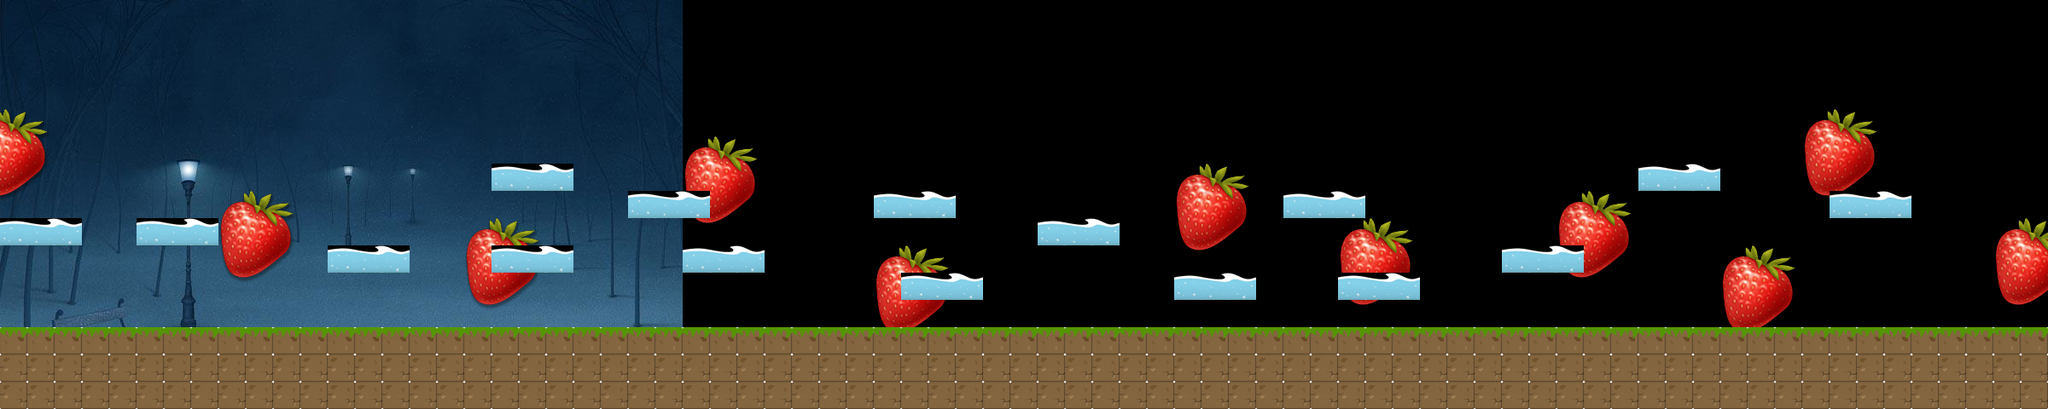

This game map was drawn from its Tiled (.tmx) file and the tilesets committed beside it. A one-line description and the trimmed map source follow:
An orthogonal 75x15 tile map with 32x32 px tiles, 4 tile layers (bg, far, near, ground) and 2 objects (stock0, stock1).

<map version="1.0" orientation="orthogonal" width="75" height="15" tilewidth="32" tileheight="32">
 <tileset firstgid="1" name="samp" tilewidth="32" tileheight="32">
  <image source="samp.png" width="512" height="1024" />
 </tileset>
 <layer name="bg" width="75" height="15">
  <properties>
   <property name="speedx" value="0" />
   <property name="speedy" value="1" />
  </properties>
  <data>[1125 cells, 375 non-empty, 375 distinct tile ids]</data>
 </layer>
 <layer name="far" width="75" height="15">
  <properties>
   <property name="speedx" value="0.2" />
   <property name="speedy" value="1" />
  </properties>
  <data>[1125 cells, 118 non-empty, 12 distinct tile ids]</data>
 </layer>
 <layer name="near" width="75" height="15">
  <properties>
   <property name="speedx" value="0.6" />
   <property name="speedy" value="1" />
  </properties>
  <data>[1125 cells, 48 non-empty, 3 distinct tile ids]</data>
 </layer>
 <layer name="ground" width="75" height="15">
  <properties>
   <property name="ground" value="1" />
   <property name="speedx" value="1" />
   <property name="speedy" value="1" />
  </properties>
  <data>[1125 cells, 228 non-empty, 3 distinct tile ids]</data>
 </layer>
 <objectgroup draworder="topdown" name="physics" width="75" height="15">
  <properties>
   <property name="physics" value="1" />
  </properties>
  <object name="stock0" x="0" y="384" width="2397" height="93" />
  <object name="stock1" x="158" y="255" width="98" height="45" />
 </objectgroup>
</map>